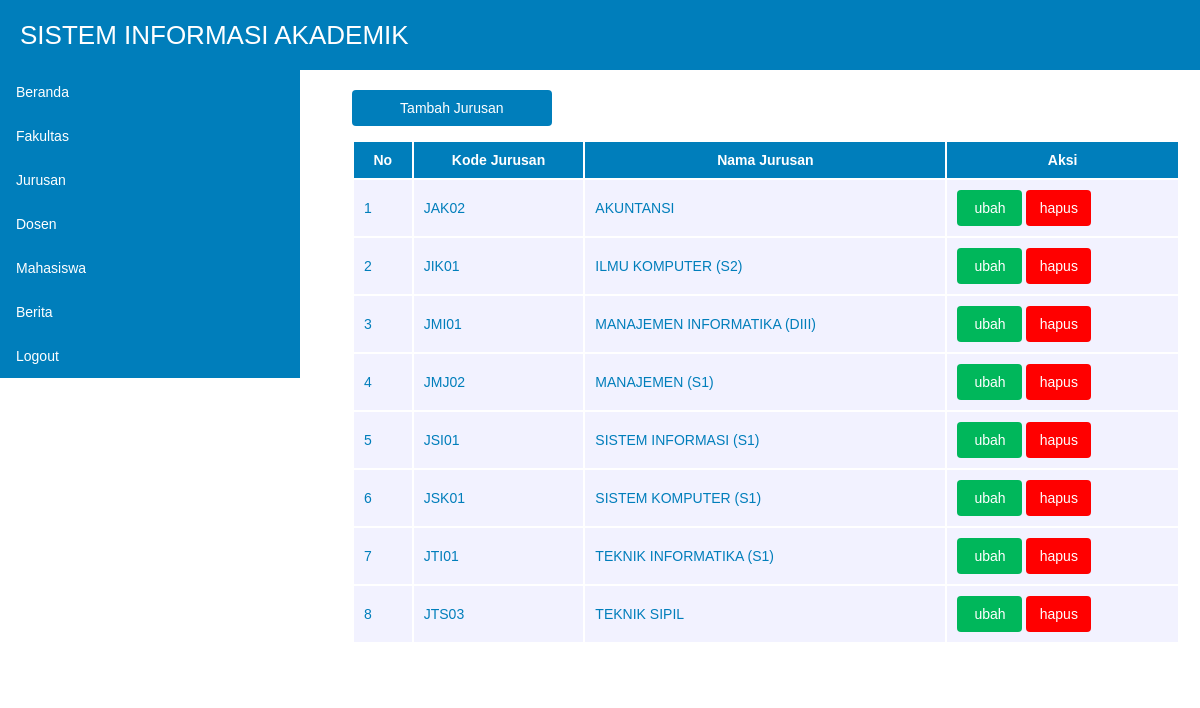
The app's page /admin/index.php?p=jurusan (signed in) with its own data.
### tables this page shows
CREATE TABLE IF NOT EXISTS `jurusan` (
  `kdjurusan` varchar(10) NOT NULL,
  `nmjurusan` varchar(30) NOT NULL,
  `kdfakultas` varchar(10) NOT NULL,
  PRIMARY KEY (`kdjurusan`)
);

### admin/jurusan.php (the view, shortened to what this page needs)
<a href="?p=jurusanadd"><button class="btn btn-add">Tambah Jurusan</button></a><p>
<table>
	<tr>
		<th>No</th>
		<th>Kode Jurusan</th>
		<th>Nama Jurusan</th>
		<th>Aksi</th>
	</tr>
	<?php
	$no = 1;
	$tampil = mysqli_query($kon, "select * from jurusan");
	while($data = mysqli_fetch_array($tampil)) { ?>
		<tr>
			<td><?php echo $no++;?></td>
			<td><?php echo $data['kdjurusan'];?></td>
			<td><?php echo $data['nmjurusan'];?></td>
			<td>
				<a href="?p=jurusanedit&kdjurusan=<?php echo $data['kdjurusan'];?>"><button class="btn btn-edit">ubah</button></a>
				<a href="?p=jurusan&del&kdjurusan=<?php echo $data['kdjurusan'];?>"><button class="btn btn-del">hapus</button></a>
			</td>
		</tr>
	<?php } ?>
</table>

### admin/style.css (style rules this page uses)
table { width:100%; border-color:#007EBB; }
th { text-align:center; padding:10px; background-color:#007EBB; color:#FFFFFF; font-family:Arial; font-size:14px; }
td { padding:10px; background-color:#F2F2FF; font-size:14px; color:#007EBB; }
a { color:#FF6600; text-decoration:none; }
.btn { font-family:Arial; font-size:14px; padding:9px 9px; text-align:center; cursor:pointer; border:1px solid transparent; border-radius:4px; }
.btn-add { color:#FFFFFF; background-color:#007EBB; width:200px; }
.btn-edit { color:#FFFFFF; background-color:#00B75B; width:65px; }
.btn-del { color:#FFFFFF; background-color:#FF0000; width:65px; }

### records on screen
jurusan: kdjurusan "JAK02", nmjurusan "AKUNTANSI"
jurusan: kdjurusan "JIK01", nmjurusan "ILMU KOMPUTER (S2)"
jurusan: kdjurusan "JMI01", nmjurusan "MANAJEMEN INFORMATIKA (DIII)"
jurusan: kdjurusan "JMJ02", nmjurusan "MANAJEMEN (S1)"
jurusan: kdjurusan "JSI01", nmjurusan "SISTEM INFORMASI (S1)"
jurusan: kdjurusan "JSK01", nmjurusan "SISTEM KOMPUTER (S1)"
jurusan: kdjurusan "JTI01", nmjurusan "TEKNIK INFORMATIKA (S1)"
jurusan: kdjurusan "JTS03", nmjurusan "TEKNIK SIPIL"
